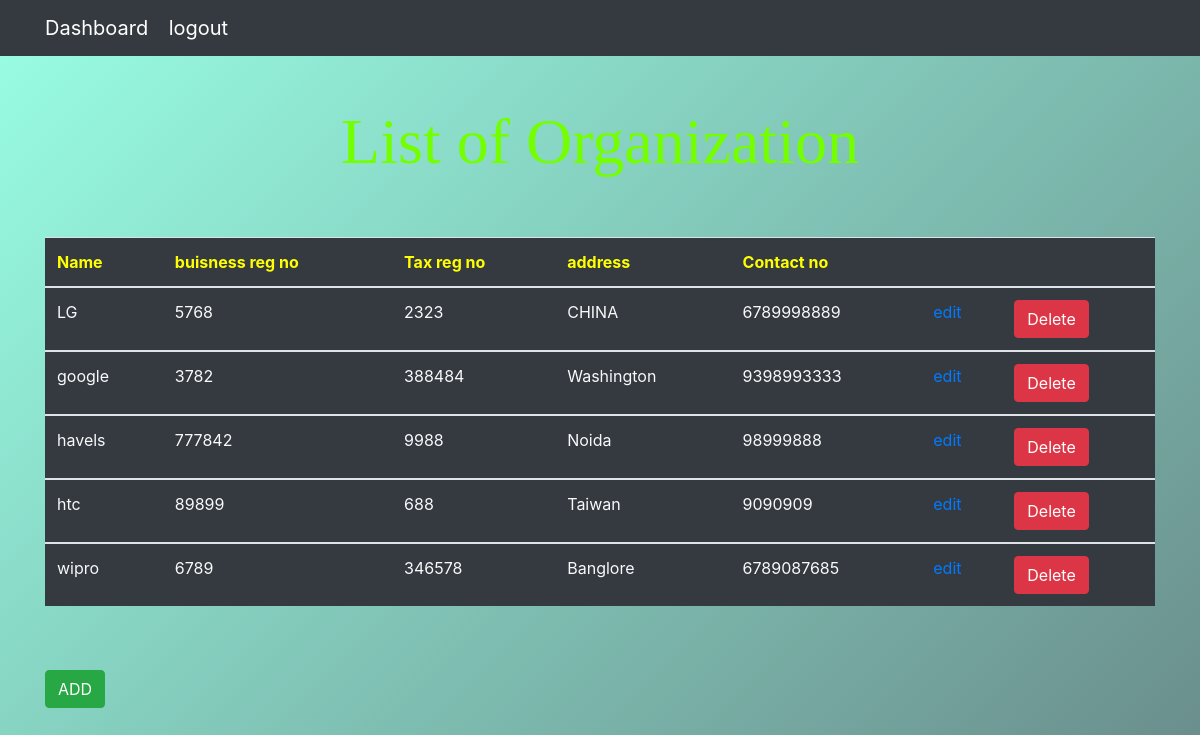
The app's page /first_app/entitys/ (signed in) with its own data.
### first_app/models.py (models this page shows, shortened)
class Entity(models.Model):
    entity_name = models.CharField(max_length=264)
    buisness_reg_no = models.IntegerField(unique=True)
    Tax_reg_no = models.IntegerField(unique=True)
    address = models.CharField(max_length = 264)
    reg_date = models.DateField(auto_now_add=True)
    contact_no = models.IntegerField()
    created_at = models.DateTimeField(auto_now_add=True)
    updated_at = models.DateTimeField(auto_now=True)

### first_app/views.py (the view)
# urls.py: path('entitys/', views.entitys, name='entitys'),
@login_required
def entitys(request):
    entity_list = Entity.objects.order_by('entity_name')
    return render(request,'first_app/entity_list.html',{'entity':entity_list})

### templates/first_app/entity_list.html
{% extends 'first_app/base.html' %}
{% block body_block %}
{% if user.is_authenticated %}
       <div class="container">
         <br>
         <br>
          <h1 class="serif" align="center" style="font-size: 4rem;" >List of Organization </h1>
          <br>
          <br>
        </div>
        <div class="djangotwo">
            {% if entity %}
              <table class="table bg-dark " >
                <thead  style="color: rgb(255, 255, 2);">
                  <tr>
                    <th scope="col">Name</th>
                    <th scope="col">buisness reg no</th>
                    <th scope="col">Tax reg no</th>
                    <th scope="col">address</th>
                    <th scope="col">Contact no</th>
                    <th scope="col">   </th>
                    <th scope="col">   </th>
                  </tr>
                </thead>
                {% for acc in entity %}
                <tbody class="bg-dark" >
                  <tr>
                    <td ><a class="text-light" href="{% url 'prog'  pk=acc.pk  %}">{{acc.entity_name}}</a></td>
                    <td class="text-light" >{{acc.buisness_reg_no}}</td>
                    <td class="text-light">{{acc.Tax_reg_no}}</td>
                    <td class="text-light" >{{acc.address}}</td>
                    <td class="text-light">{{acc.contact_no}}</td>
                    <td class="text-light"><a href="{% url 'updatentity' pk=acc.pk %}">edit</a> </td>
                    <td class="text-light"><a href="{% url 'deletentity' pk=acc.pk %}"><button class="btn btn-danger">Delete</button></a></td>
                  </tr>
                  {% endfor %}
                </tbody>
              </table>
             <br>
             {% else %}
             no data
            {% endif %}
            <br>
            <a href="{% url 'addorg' %}"><button class="btn btn-success">ADD</button>
      </div>
    </div>
{% else %}
<h1>Please login</h1>
{% endif %}
{% endblock %}

### templates/first_app/base.html (shortened to what this page needs)
{%  load static  %}
<!doctype html>
<html lang="en">
  <head>
    <link rel="stylesheet" href="https://cdnjs.cloudflare.com/ajax/libs/font-awesome/4.7.0/css/font-awesome.min.css">
    <link rel="stylesheet" href="https://stackpath.bootstrapcdn.com/bootstrap/4.4.1/css/bootstrap.min.css">
    <link rel="stylesheet" href="https://cdn.jsdelivr.net/npm/bootstrap@4.5.3/dist/css/bootstrap.min.css">
    <link rel="stylesheet" type="text/css" href=" {% static 'css/main.css' %} ">
  </head>
  <body class="bg-light" >
    <nav class="navbar navbar-dark bg-dark">
      <div class="container">
        <ul class="nav navbar-nav">
          {% if user.is_authenticated %}
          <div>  <a style="color: rgb(255, 255, 255);" class="navbar-brand" href="{% url 'front' %}">Dashboard</a> <a style="color: rgb(255, 255, 255);"  class="navbar-brand" href="{% url 'logout' %}">logout</a>
          </div>
          {% endif %}
        </ul>
      </div>
    </nav>
    <div class="container">
      {% block body_block %}
    {% endblock %}
  </body>
</html>

### static/css/main.css (style rules this page uses)
h1 { color:hsl(93, 100%, 50%); }
.serif { font-family: "Times New Roman", Times, serif; }
body { background: linear-gradient(-45deg, #ffffff, #635d5d, #5c6b70, #99ffe5); background-size: 400% 400%; animation: gradient 15s ease infinite; }

### records on screen
Entity: entity_name "LG", buisness_reg_no "5768", Tax_reg_no "2323", address "CHINA", contact_no "6789998889"
Entity: entity_name "google", buisness_reg_no "3782", Tax_reg_no "388484", address "Washington", contact_no "9398993333"
Entity: entity_name "havels", buisness_reg_no "777842", Tax_reg_no "9988", address "Noida", contact_no "98999888"
Entity: entity_name "htc", buisness_reg_no "89899", Tax_reg_no "688", address "Taiwan", contact_no "9090909"
Entity: entity_name "wipro", buisness_reg_no "6789", Tax_reg_no "346578", address "Banglore", contact_no "6789087685"
